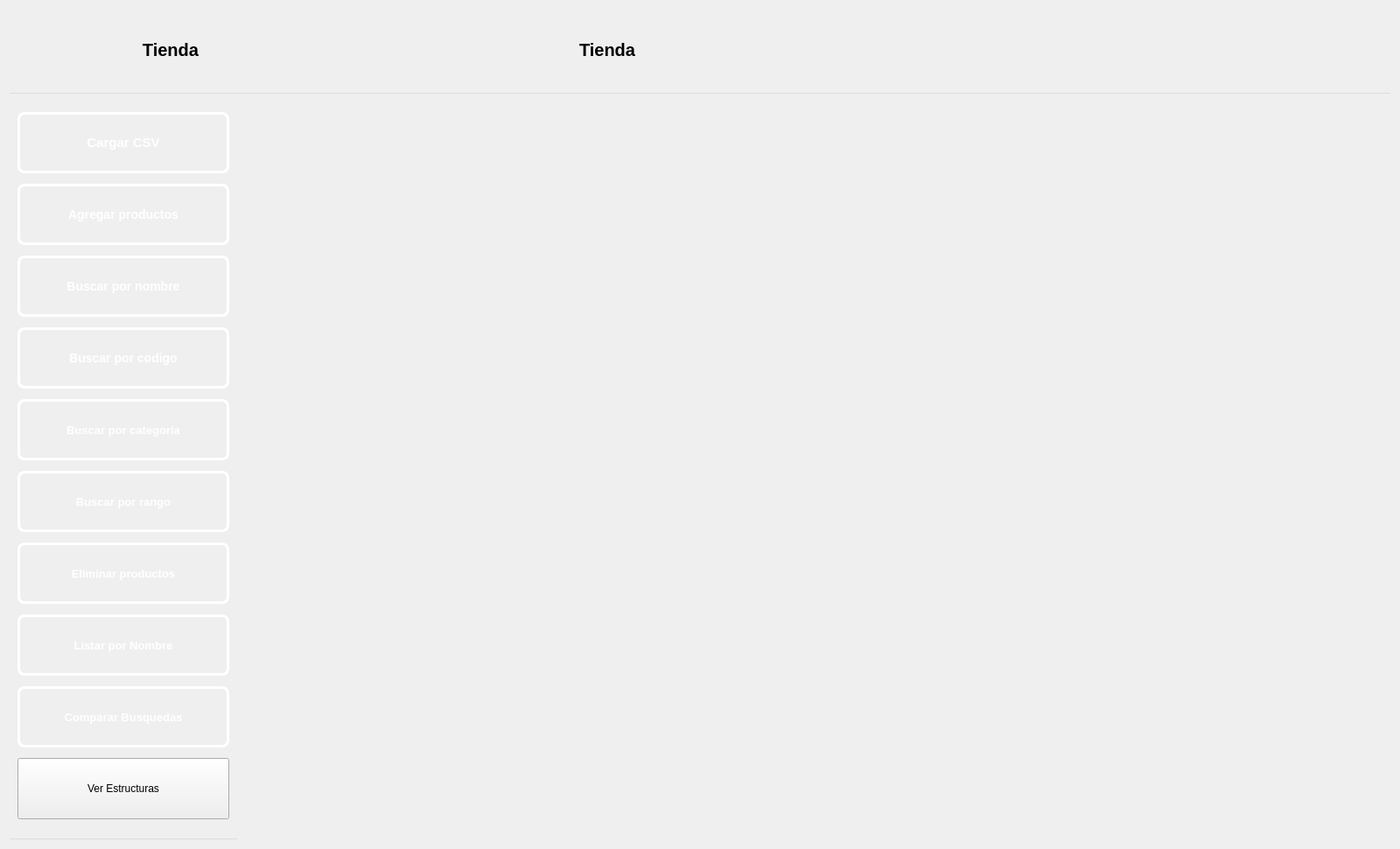
<?xml version="1.0" encoding="UTF-8"?>
<ui version="4.0">
 <class>PantallaMain</class>
 <widget class="QWidget" name="PantallaMain">
  <property name="geometry">
   <rect>
    <x>0</x>
    <y>0</y>
    <width>1600</width>
    <height>970</height>
   </rect>
  </property>
  <property name="windowTitle">
   <string>Form</string>
  </property>
  <layout class="QVBoxLayout" name="verticalLayout">
   <item>
    <widget class="QWidget" name="navBar" native="true">
     <property name="minimumSize">
      <size>
       <width>0</width>
       <height>90</height>
      </size>
     </property>
     <property name="styleSheet">
      <string notr="true">QWidget#navBar {
    background: qlineargradient(
        x1:0, y1:0, x2:1, y2:0,
        stop:0 rgb(33, 129, 61),
        stop:1 rgb(248, 200, 141)
    );
    border-bottom: 1px solid #d6e2d9;
}
</string>
     </property>
     <layout class="QHBoxLayout" name="horizontalLayout_2">
      <item>
       <widget class="QWidget" name="widget_2" native="true">
        <property name="minimumSize">
         <size>
          <width>200</width>
          <height>75</height>
         </size>
        </property>
        <layout class="QHBoxLayout" name="horizontalLayout_3">
         <item>
          <widget class="QWidget" name="widgetPersona" native="true">
           <property name="minimumSize">
            <size>
             <width>60</width>
             <height>60</height>
            </size>
           </property>
           <property name="styleSheet">
            <string notr="true">QWidget#widgetPersona { 

	border-image: url(:/assets/fondo/usericon.png) 0 0 0 0 stretch stretch; 
                        

} </string>
           </property>
          </widget>
         </item>
         <item>
          <widget class="QLabel" name="labelAdmin">
           <property name="minimumSize">
            <size>
             <width>200</width>
             <height>60</height>
            </size>
           </property>
           <property name="styleSheet">
            <string notr="true">QLabel#labelAdmin {        
 
    color: qlineargradient(x1:0, y1:0, x2:1, y2:1, 
	stop:0 rgb(255, 255, 255), 
	stop:1 rgb(0, 0, 0));

  	 font-size: 20px;
    font-weight: bold;
    font-family: &quot;Segoe UI&quot;, Arial;
    
    background: transparent;
    padding: 2px;
    margin-bottom: 5px;
}

</string>
           </property>
           <property name="text">
            <string>Tienda</string>
           </property>
           <property name="alignment">
            <set>Qt::AlignmentFlag::AlignCenter</set>
           </property>
          </widget>
         </item>
         <item>
          <spacer name="horizontalSpacer">
           <property name="orientation">
            <enum>Qt::Orientation::Horizontal</enum>
           </property>
           <property name="sizeHint" stdset="0">
            <size>
             <width>40</width>
             <height>20</height>
            </size>
           </property>
          </spacer>
         </item>
        </layout>
       </widget>
      </item>
      <item>
       <widget class="QWidget" name="widget" native="true">
        <property name="minimumSize">
         <size>
          <width>1000</width>
          <height>75</height>
         </size>
        </property>
        <layout class="QHBoxLayout" name="horizontalLayout_4">
         <item>
          <widget class="QWidget" name="taskWidget" native="true">
           <property name="minimumSize">
            <size>
             <width>60</width>
             <height>60</height>
            </size>
           </property>
           <property name="styleSheet">
            <string notr="true">QWidget#taskWidget { 

	border-image: url(:/assets/fondo/tasksicon.png) 0 0 0 0 stretch stretch;                        

} </string>
           </property>
          </widget>
         </item>
         <item>
          <widget class="QLabel" name="labelTasks">
           <property name="minimumSize">
            <size>
             <width>300</width>
             <height>60</height>
            </size>
           </property>
           <property name="styleSheet">
            <string notr="true">QLabel#labelTasks {        
 
    color: qlineargradient(x1:0, y1:0, x2:1, y2:1, 
	stop:0 rgb(255, 255, 255), 
	stop:1 rgb(255, 255, 255));

  	 font-size: 20px;
    font-weight: bold;
    font-family: &quot;Segoe UI&quot;, Arial;
    
    background: transparent;
    padding: 2px;
    margin-bottom: 5px;
}

</string>
           </property>
           <property name="text">
            <string>Tienda</string>
           </property>
           <property name="alignment">
            <set>Qt::AlignmentFlag::AlignLeading|Qt::AlignmentFlag::AlignLeft|Qt::AlignmentFlag::AlignVCenter</set>
           </property>
          </widget>
         </item>
         <item>
          <spacer name="horizontalSpacer_2">
           <property name="orientation">
            <enum>Qt::Orientation::Horizontal</enum>
           </property>
           <property name="sizeHint" stdset="0">
            <size>
             <width>40</width>
             <height>20</height>
            </size>
           </property>
          </spacer>
         </item>
        </layout>
       </widget>
      </item>
     </layout>
    </widget>
   </item>
   <item>
    <layout class="QHBoxLayout" name="horizontalLayout">
     <item>
      <widget class="QWidget" name="widgetLay" native="true">
       <property name="minimumSize">
        <size>
         <width>260</width>
         <height>800</height>
        </size>
       </property>
       <property name="styleSheet">
        <string notr="true">QWidget#widgetLay {
    background: qlineargradient(
        x1:0, y1:0, x2:1, y2:0,
        stop:0 rgb(33, 129, 61),
        stop:1 rgb(36, 31, 49)
    );
    border-bottom: 1px solid #d6e2d9;
}
</string>
       </property>
       <layout class="QVBoxLayout" name="verticalLayout_3">
        <item>
         <widget class="QPushButton" name="btnCsv">
          <property name="minimumSize">
           <size>
            <width>80</width>
            <height>70</height>
           </size>
          </property>
          <property name="styleSheet">
           <string notr="true">QPushButton#btnCsv {
    background-color: qlineargradient(spread:pad, x1:0, y1:0, x2:1, y2:1, 
                        stop:0 rgb(50, 143, 42), 
                        stop:1 rgb(246, 154, 86));
    
    border: 3px solid white;
    border-radius: 8px;
    
    color: white;
    font-family: &quot;Arial Black&quot;, Gadget, sans-serif;
    font-size: 15px;
    font-weight: bold;
    text-transform: uppercase;
    
    padding: 10px 25px;
}

QPushButton#btnCsv:hover {
    background-color: qlineargradient(spread:pad, x1:0, y1:0, x2:1, y2:1, 
                        stop:0 rgba(41, 128, 185, 255), 
                        stop:1 rgba(142, 68, 173, 255));
    border-color: #f1c40f;
}


QPushButton#btnCsv:pressed {
    background-color: #2c3e50;
    padding-top: 12px;
    padding-left: 27px;
}</string>
          </property>
          <property name="text">
           <string>Cargar CSV</string>
          </property>
         </widget>
        </item>
        <item>
         <widget class="QPushButton" name="btnAgregar">
          <property name="minimumSize">
           <size>
            <width>80</width>
            <height>70</height>
           </size>
          </property>
          <property name="styleSheet">
           <string notr="true">QPushButton#btnAgregar {
    background-color: qlineargradient(spread:pad, x1:0, y1:0, x2:1, y2:1, 
                        stop:0 rgb(192, 97, 203), 
                        stop:1 rgb(77, 5, 57));
    
    border: 3px solid white;
    border-radius: 8px;
    
    color: white;
    font-family: &quot;Arial Black&quot;, Gadget, sans-serif;
    font-size: 14px;
    font-weight: bold;
    text-transform: uppercase;
    
    padding: 10px 25px;
}

QPushButton#btnAgregar:hover {
    background-color: qlineargradient(spread:pad, x1:0, y1:0, x2:1, y2:1, 
                        stop:0 rgba(41, 128, 185, 255), 
                        stop:1 rgba(142, 68, 173, 255));
    border-color: #f1c40f;
}


QPushButton#btnAgregar:pressed {
    background-color: #2c3e50;
    padding-top: 12px;
    padding-left: 27px;
}</string>
          </property>
          <property name="text">
           <string>Agregar productos</string>
          </property>
         </widget>
        </item>
        <item>
         <widget class="QPushButton" name="btnBuscarNombre">
          <property name="minimumSize">
           <size>
            <width>80</width>
            <height>70</height>
           </size>
          </property>
          <property name="styleSheet">
           <string notr="true">QPushButton#btnBuscarNombre {
    background-color: qlineargradient(spread:pad, x1:0, y1:0, x2:1, y2:1, 
                        stop:0 rgb(230, 97, 0), 
                        stop:1 rgb(77, 5, 57));
    
    border: 3px solid white;
    border-radius: 8px;
    
    color: white;
    font-family: &quot;Arial Black&quot;, Gadget, sans-serif;
    font-size: 14px;
    font-weight: bold;
    text-transform: uppercase;
    
    padding: 10px 25px;
}

QPushButton#btnBuscarNombre:hover {
    background-color: qlineargradient(spread:pad, x1:0, y1:0, x2:1, y2:1, 
                        stop:0 rgba(41, 128, 185, 255), 
                        stop:1 rgba(142, 68, 173, 255));
    border-color: #f1c40f;
}


QPushButton#btnBuscarNombre:pressed {
    background-color: #2c3e50;
    padding-top: 12px;
    padding-left: 27px;
}</string>
          </property>
          <property name="text">
           <string>Buscar por nombre</string>
          </property>
         </widget>
        </item>
        <item>
         <widget class="QPushButton" name="btnBuscarBarra">
          <property name="minimumSize">
           <size>
            <width>80</width>
            <height>70</height>
           </size>
          </property>
          <property name="styleSheet">
           <string notr="true">QPushButton#btnBuscarBarra {
    background-color: qlineargradient(spread:pad, x1:0, y1:0, x2:1, y2:1, 
                        stop:0 rgb(230, 97, 0), 
                        stop:1 rgb(77, 5, 57));
    
    border: 3px solid white;
    border-radius: 8px;
    
    color: white;
    font-family: &quot;Arial Black&quot;, Gadget, sans-serif;
    font-size: 14px;
    font-weight: bold;
    text-transform: uppercase;
    
    padding: 10px 25px;
}

QPushButton#btnBuscarBarra:hover {
    background-color: qlineargradient(spread:pad, x1:0, y1:0, x2:1, y2:1, 
                        stop:0 rgba(41, 128, 185, 255), 
                        stop:1 rgba(142, 68, 173, 255));
    border-color: #f1c40f;
}


QPushButton#btnBuscarBarra:pressed {
    background-color: #2c3e50;
    padding-top: 12px;
    padding-left: 27px;
}</string>
          </property>
          <property name="text">
           <string>Buscar por codigo</string>
          </property>
         </widget>
        </item>
        <item>
         <widget class="QPushButton" name="btnBuscarCategoria">
          <property name="minimumSize">
           <size>
            <width>80</width>
            <height>70</height>
           </size>
          </property>
          <property name="styleSheet">
           <string notr="true">QPushButton#btnBuscarCategoria {
    background-color: qlineargradient(spread:pad, x1:0, y1:0, x2:1, y2:1, 
                        stop:0 rgb(230, 97, 0), 
                        stop:1 rgb(77, 5, 57));
    
    border: 3px solid white;
    border-radius: 8px;
    
    color: white;
    font-family: &quot;Arial Black&quot;, Gadget, sans-serif;
    font-size: 13px;
    font-weight: bold;
    text-transform: uppercase;
    
    padding: 10px 25px;
}

QPushButton#btnBuscarCategoria:hover {
    background-color: qlineargradient(spread:pad, x1:0, y1:0, x2:1, y2:1, 
                        stop:0 rgba(41, 128, 185, 255), 
                        stop:1 rgba(142, 68, 173, 255));
    border-color: #f1c40f;
}


QPushButton#btnBuscarCategoria:pressed {
    background-color: #2c3e50;
    padding-top: 12px;
    padding-left: 27px;
}</string>
          </property>
          <property name="text">
           <string>Buscar por categoria</string>
          </property>
         </widget>
        </item>
        <item>
         <widget class="QPushButton" name="btnBuscarCaducidad">
          <property name="minimumSize">
           <size>
            <width>80</width>
            <height>70</height>
           </size>
          </property>
          <property name="styleSheet">
           <string notr="true">QPushButton#btnBuscarCaducidad {
    background-color: qlineargradient(spread:pad, x1:0, y1:0, x2:1, y2:1, 
                        stop:0 rgb(230, 97, 0), 
                        stop:1 rgb(77, 5, 57));
    
    border: 3px solid white;
    border-radius: 8px;
    
    color: white;
    font-family: &quot;Arial Black&quot;, Gadget, sans-serif;
    font-size: 13px;
    font-weight: bold;
    text-transform: uppercase;
    
    padding: 10px 25px;
}

QPushButton#btnBuscarCaducidad:hover {
    background-color: qlineargradient(spread:pad, x1:0, y1:0, x2:1, y2:1, 
                        stop:0 rgba(41, 128, 185, 255), 
                        stop:1 rgba(142, 68, 173, 255));
    border-color: #f1c40f;
}


QPushButton#btnBuscarCaducidad:pressed {
    background-color: #2c3e50;
    padding-top: 12px;
    padding-left: 27px;
}</string>
          </property>
          <property name="text">
           <string>Buscar por rango</string>
          </property>
         </widget>
        </item>
        <item>
         <widget class="QPushButton" name="btnEliminar">
          <property name="minimumSize">
           <size>
            <width>80</width>
            <height>70</height>
           </size>
          </property>
          <property name="styleSheet">
           <string notr="true">QPushButton#btnEliminar {
    background-color: qlineargradient(spread:pad, x1:0, y1:0, x2:1, y2:1, 
                        stop:0 rgb(237, 51, 59), 
                        stop:1 rgbrgb(94, 92, 100));
    
    border: 3px solid white;
    border-radius: 8px;
    
    color: white;
    font-family: &quot;Arial Black&quot;, Gadget, sans-serif;
    font-size: 13px;
    font-weight: bold;
    text-transform: uppercase;
    
    padding: 10px 25px;
}

QPushButton#btnEliminar:hover {
    background-color: qlineargradient(spread:pad, x1:0, y1:0, x2:1, y2:1, 
                        stop:0 rgba(41, 128, 185, 255), 
                        stop:1 rgba(142, 68, 173, 255));
    border-color: #f1c40f;
}


QPushButton#btnEliminar:pressed {
    background-color: #2c3e50;
    padding-top: 12px;
    padding-left: 27px;
}</string>
          </property>
          <property name="text">
           <string>Eliminar productos</string>
          </property>
         </widget>
        </item>
        <item>
         <widget class="QPushButton" name="btnListarNombre">
          <property name="minimumSize">
           <size>
            <width>80</width>
            <height>70</height>
           </size>
          </property>
          <property name="styleSheet">
           <string notr="true">QPushButton#btnListarNombre {
    background-color: qlineargradient(spread:pad, x1:0, y1:0, x2:1, y2:1, 
                        stop:0 rgb(28, 113, 216), 
                        stop:1 rgb(77, 5, 57));
    
    border: 3px solid white;
    border-radius: 8px;
    
    color: white;
    font-family: &quot;Arial Black&quot;, Gadget, sans-serif;
    font-size: 13px;
    font-weight: bold;
    text-transform: uppercase;
    
    padding: 10px 25px;
}

QPushButton#btnListarNombre:hover {
    background-color: qlineargradient(spread:pad, x1:0, y1:0, x2:1, y2:1, 
                        stop:0 rgba(41, 128, 185, 255), 
                        stop:1 rgba(142, 68, 173, 255));
    border-color: #f1c40f;
}


QPushButton#btnListarNombre:pressed {
    background-color: #2c3e50;
    padding-top: 12px;
    padding-left: 27px;
}</string>
          </property>
          <property name="text">
           <string>Listar por Nombre</string>
          </property>
         </widget>
        </item>
        <item>
         <widget class="QPushButton" name="btnCompararBusqueda">
          <property name="minimumSize">
           <size>
            <width>80</width>
            <height>70</height>
           </size>
          </property>
          <property name="styleSheet">
           <string notr="true">QPushButton#btnCompararBusqueda {
    background-color: qlineargradient(spread:pad, x1:0, y1:0, x2:1, y2:1, 
                        stop:0 rgb(198, 70, 0), 
                        stop:1 rgb(64, 191, 178));
    
    border: 3px solid white;
    border-radius: 8px;
    
    color: white;
    font-family: &quot;Arial Black&quot;, Gadget, sans-serif;
    font-size: 13px;
    font-weight: bold;
    text-transform: uppercase;
    
    padding: 10px 25px;
}

QPushButton#btnCompararBusqueda:hover {
    background-color: qlineargradient(spread:pad, x1:0, y1:0, x2:1, y2:1, 
                        stop:0 rgba(41, 128, 185, 255), 
                        stop:1 rgba(142, 68, 173, 255));
    border-color: #f1c40f;
}


QPushButton#btnCompararBusqueda:pressed {
    background-color: #2c3e50;
    padding-top: 12px;
    padding-left: 27px;
}</string>
          </property>
          <property name="text">
           <string>Comparar Busquedas</string>
          </property>
         </widget>
        </item>
        <item>
         <widget class="QPushButton" name="btnEstructuras">
          <property name="minimumSize">
           <size>
            <width>80</width>
            <height>70</height>
           </size>
          </property>
          <property name="styleSheet">
           <string notr="true">QPushButton#btnArboles {
    background-color: qlineargradient(spread:pad, x1:0, y1:0, x2:1, y2:1, 
                        stop:0 rgb(99, 69, 44), 
                        stop:1 rgb(248, 200, 141));
    
    border: 3px solid white;
    border-radius: 8px;
    
    color: white;
    font-family: &quot;Arial Black&quot;, Gadget, sans-serif;
    font-size: 13px;
    font-weight: bold;
    text-transform: uppercase;
    
    padding: 10px 25px;
}

QPushButton#btnArboles:hover {
    background-color: qlineargradient(spread:pad, x1:0, y1:0, x2:1, y2:1, 
                        stop:0 rgba(41, 128, 185, 255), 
                        stop:1 rgba(142, 68, 173, 255));
    border-color: #f1c40f;
}


QPushButton#btnArboles:pressed {
    background-color: #2c3e50;
    padding-top: 12px;
    padding-left: 27px;
}</string>
          </property>
          <property name="text">
           <string>Ver Estructuras</string>
          </property>
         </widget>
        </item>
       </layout>
      </widget>
     </item>
     <item>
      <widget class="QStackedWidget" name="stackedWidget">
       <widget class="QWidget" name="page"/>
       <widget class="QWidget" name="page_2"/>
      </widget>
     </item>
    </layout>
   </item>
  </layout>
 </widget>
 <resources/>
 <connections/>
</ui>
